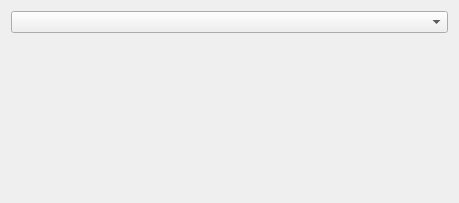
<?xml version="1.0" encoding="UTF-8"?>
<ui version="4.0">
 <class>Conversions</class>
 <widget class="QWidget" name="Conversions">
  <property name="geometry">
   <rect>
    <x>0</x>
    <y>0</y>
    <width>459</width>
    <height>203</height>
   </rect>
  </property>
  <property name="windowTitle">
   <string>Conversions</string>
  </property>
  <layout class="QGridLayout" name="gridLayout">
   <item row="0" column="0">
    <layout class="QVBoxLayout" name="verticalLayout">
     <item>
      <widget class="QComboBox" name="conversionTypeComboBox"/>
     </item>
     <item>
      <spacer name="verticalSpacer">
       <property name="orientation">
        <enum>Qt::Vertical</enum>
       </property>
       <property name="sizeHint" stdset="0">
        <size>
         <width>20</width>
         <height>40</height>
        </size>
       </property>
      </spacer>
     </item>
    </layout>
   </item>
  </layout>
 </widget>
 <resources/>
 <connections/>
</ui>
